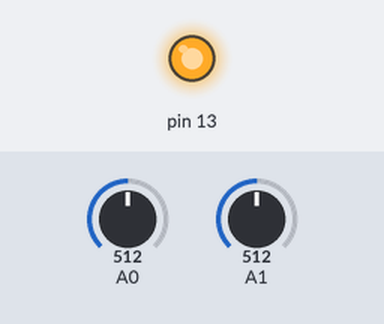
Simulated run of this sketch. Board: Arduino Uno, built with avr-gcc and run on an emulated ATmega328P. Parts: output pins drawn as LEDs (lit = HIGH). Inputs (shaded band) come from the test bench; at power-on: A0 = 512, A1 = 512. What the sketch prints to the serial monitor is not drawn.

Above: at 1.0 s.
At 3.2 s:
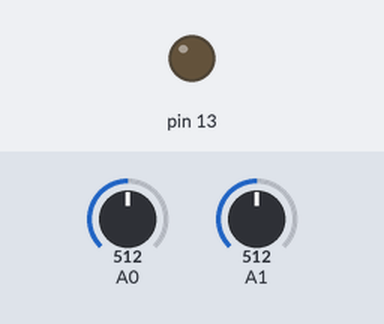
Timing chart, 0 to 5.7 s (numbered marks = the images above):
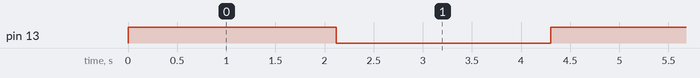

The sketch:

RC_Circuit.ino
```cpp
void setup() {
  // put your setup code here, to run once:
Serial.begin(9600);
pinMode(13, OUTPUT);
}

void loop() {
  // put your main code here, to run repeatedly:
int i = 0;
while(i<175){
  digitalWrite(13, HIGH);
  float initialValue = analogRead(A0);
  float initialVoltage = initialValue*5./1023.;
  float finalValue = analogRead(A1);
  float finalVoltage = finalValue*5./1023.;
  Serial.print(initialVoltage);
  Serial.print(", ");
  Serial.println(finalVoltage);
  i++;
  delay(1);
}
int j = 0;
while(j<175){
  digitalWrite(13, LOW);
  float initialValue = analogRead(A0);
  float initialVoltage = initialValue*5./1023.;
  float finalValue = analogRead(A1);
  float finalVoltage = finalValue*5./1023.;
  Serial.print(initialVoltage);
  Serial.print(", ");
  Serial.println(finalVoltage);
  j++;
  delay(1);
}
}
```

Measured:
- by itself, pin 13: alternates HIGH for 2.2 s and LOW for 2.2 s
